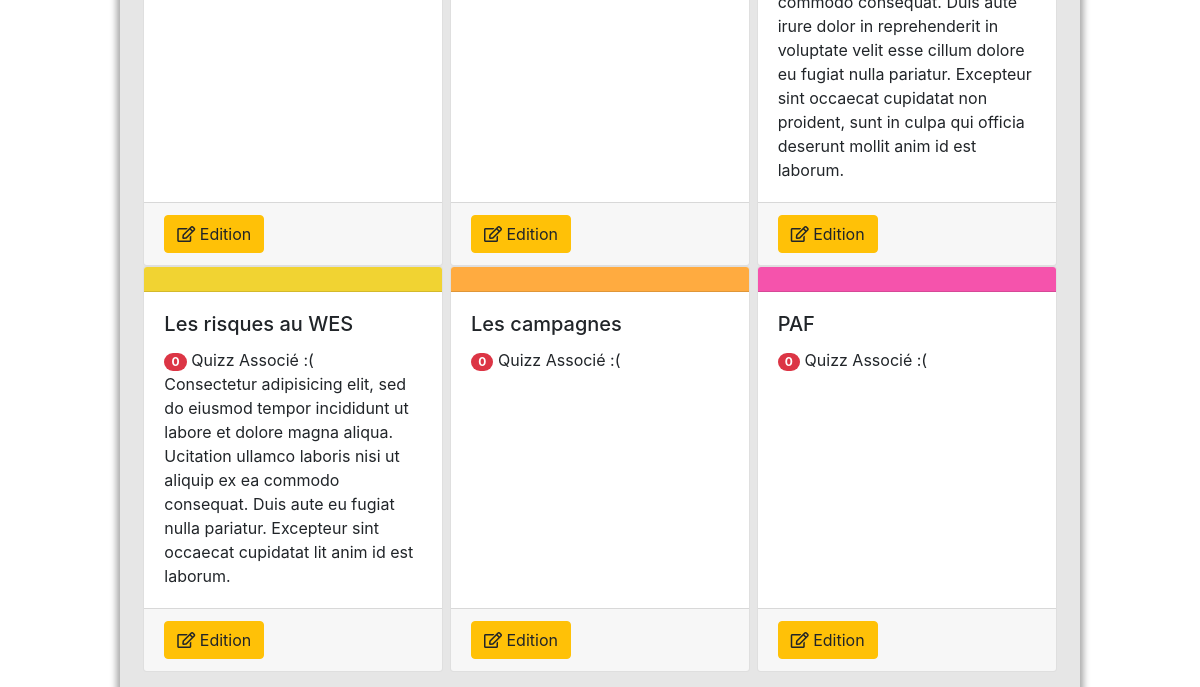
/admin/theme.php (lower part), run on an earlier commit of the app's database.
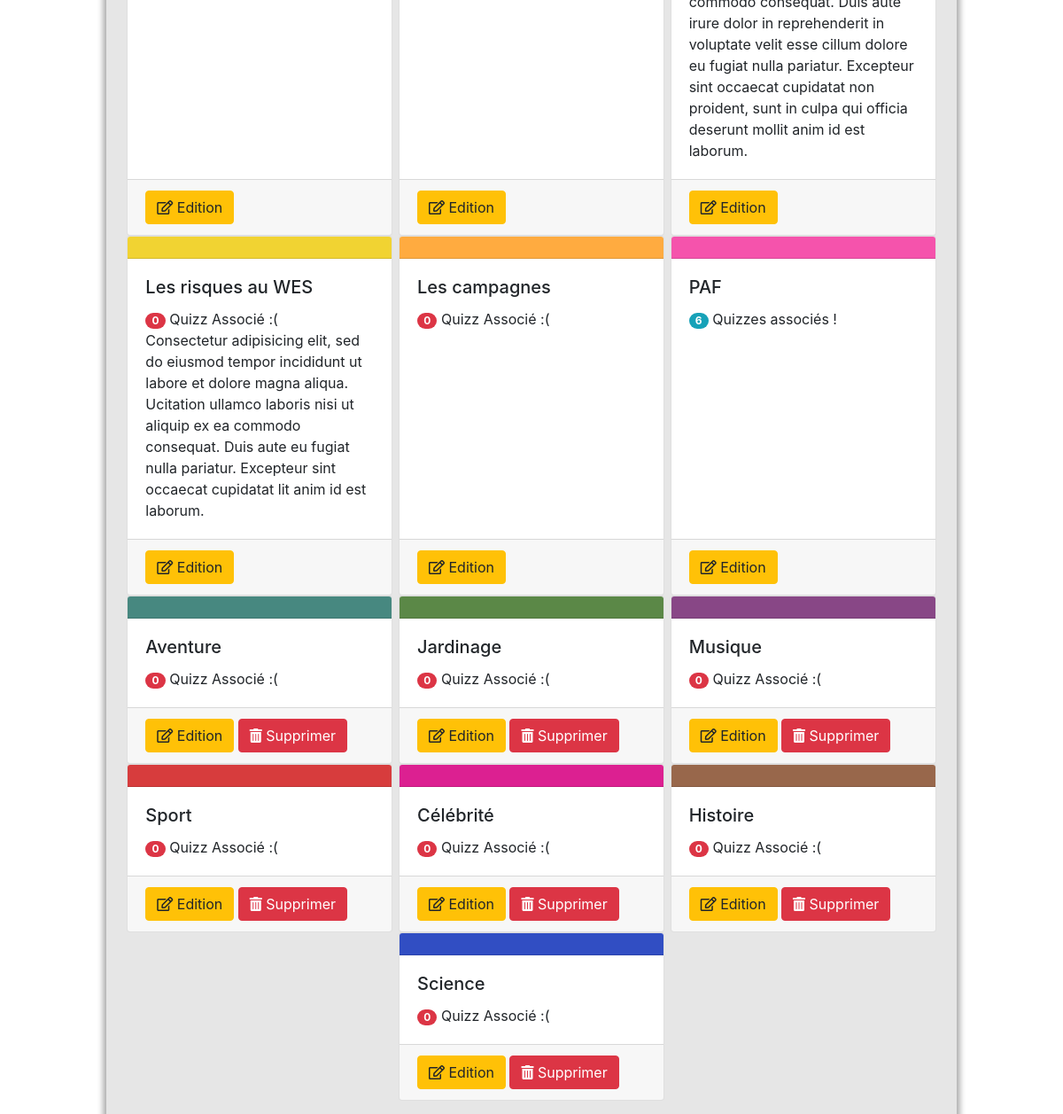
And on a later commit of the database.
### tables this page shows
CREATE TABLE theme
(
  th_id INTEGER NOT NULL PRIMARY KEY AUTO_INCREMENT,
  th_nom VARCHAR(50) NOT NULL,
  th_couleur VARCHAR(7) NOT NULL,
  th_description VARCHAR(500),
  th_is_principal BIT(1)
);

### include/functions.php (called while the page is built, shortened)
<?php
  function tryQueryBDD($bdd, $sql)
  {
    try {
      $request = $bdd -> query($sql);
      $result = $request -> fetchAll();
      if(empty($result)) {
        return null;
      }
      else {
        return $result;
      }
    } catch (\Exception $e) {
      return null;
    }
  }
  function loadThemeFromSQLResult($result)
  {
    $_THEME["id"] = $result["th_id"];
    $_THEME["nom"] = $result["th_nom"];
    $_THEME["desc"] = $result["th_description"];
    $_THEME["couleur"] = $result["th_couleur"];
    $_THEME["is_Principal"] = $result["th_is_principal"];
    return $_THEME;
  }
  function tabFormat($data, $fonction){
    if(count($data)==1){
      $_DATA = $fonction($data[0]);
    } else {
      $_DATA[] = [];
      for($i = 0; $i<count($data); $i++)
      {
        $_DATA[$i] = $fonction($data[$i]);
      }
    }
    return $_DATA;
  }
        function getAllThemesInfos($bdd)
        {
          $data = tryQueryBDD($bdd, "SELECT * FROM theme");
          return tabFormat($data, "loadThemeFromSQLResult");
        }
        function getNumbersOfQuizzesOfThemes($bdd)
        {
          $data = tryQueryBDD($bdd, "SELECT COUNT(*) AS NB, th_id FROM quiz GROUP BY th_id");
          if ($data == null)
          {
              return null;
          }
          foreach ($data as $infos)
          {
            $_NUMBERS[$infos["th_id"]] = $infos["NB"];
          }
          return $_NUMBERS;
        }
?>

### admin/theme.php (the view, shortened to what this page needs)
<?php
  require_once "../include/liaisonbdd.php";
  require_once "../include/functions.php";
  $_THEMES = getAllThemesInfos($bdd);
?>
<!doctype html>
<html lang="fr">
<head>
  <link rel="stylesheet" href="../css/cards.css" />
</head>
<body>
  <div class="cadre-global">
    <div class="cadre-central">
      <div>
        <div>
        <div class="card-container">
          <?php
            $_NBOFQUIZZ = getNumbersOfQuizzesOfThemes($bdd);
            foreach($_THEMES as $_THEME)
            {
              ?>
              <div id="themeN<?= $_THEME["id"]?>" class="card">
                <div class="card-header" style="background: <?= $_THEME['couleur'] ?>;">
                </div>
                <div class="card-body">
                  <h5 class="card-title c"><?= $_THEME["nom"] ?></h5>
                  <span><?php
                  if(!empty($_NBOFQUIZZ[$_THEME["id"]])){
                    if($_NBOFQUIZZ[$_THEME["id"]]==1){
                      echo '<span class="badge badge-pill badge-info">1</span> Quizz Associé !';
                    }
                    else {
                      echo '<span class="badge badge-pill badge-info">'.$_NBOFQUIZZ[$_THEME["id"]].'</span> Quizzes associés !';
                    }
                  }
                  else{
                      echo '<span class="badge badge-pill badge-danger">0</span> Quizz Associé :(';
                  } ?></span>
                  <p class="card-text"><?= $_THEME["desc"] ?></p>
                </div>
                <div class="card-footer">
                  <a href="theme-edit.php?id=<?= $_THEME["id"] ?>">
                    <button type="button" class="btn btn-warning">
                      <i class="far fa-edit"></i>
                      Edition
                    </button>
                  </a>
                  <?php if($_THEME["is_Principal"] == 0){
                    ?>
                    <button id="suppressionThemeN<?= $_THEME["id"]?>" type="button" class="btn btn-danger">
                      <i class="fas fa-trash-alt" style="color: #ffffff;"></i>
                      Supprimer
                    </button>
                  <?php } ?>
                </div>
              </div>
            <?php
            }
          ?>
          </div>
        </div>
      </div>
</body>
</html>

What changed in the data, as far as the page shows it:
shown differently, row unchanged: theme "PAF": id (not shown) → "6"; text "0 Quizz Associé :(" → "Quizzes associés !"
added theme: th_nom "Aventure", shows "0"
added theme: th_nom "Jardinage", shows "0"
added theme: th_nom "Musique", shows "0"
added theme: th_nom "Sport", shows "0"
added theme: th_nom "Célébrité", shows "0"
added theme: th_nom "Histoire", shows "0"
added theme: th_nom "Science", shows "0"
